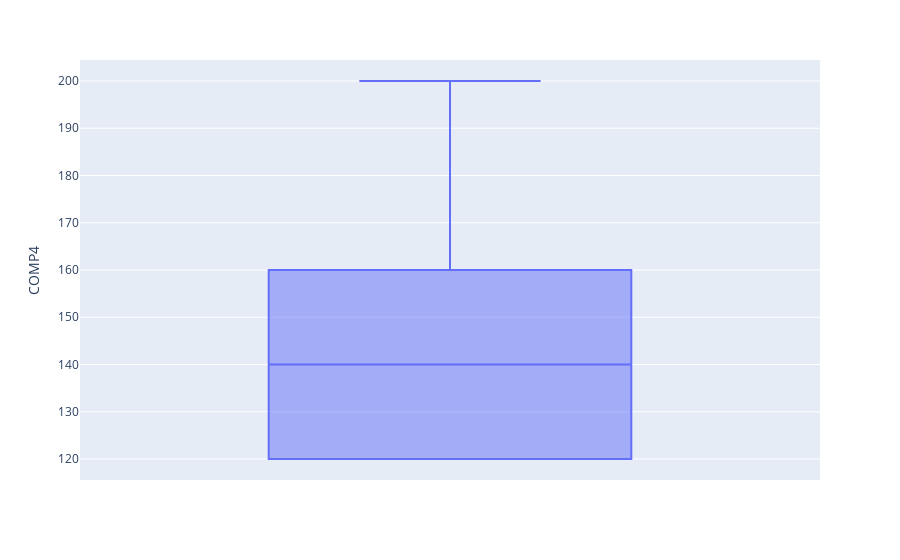

Here is the notebook cell this chart was saved with:
### Code cell
grafico = px.box(colegioy, y='COMP4')
grafico.show()

### Figure 1 — Plotly figure (JSON) as saved in the notebook; plotly's stock layout.template omitted (floating-point values rounded to 4 significant figures)
{"data": [{"alignmentgroup": "True", "hovertemplate": "COMP4=%{y}<extra></extra>", "legendgroup": "", "marker": {"color": "#636efa"}, "name": "", "notched": false, "offsetgroup": "", "orientation": "v", "showlegend": false, "type": "box", "x0": " ", "xaxis": "x", "y": [140, 160, 140, 180, 200, 120, 120, 180, 140, 120, 160, 160, 120, 140, 120, 160, 160, 140, 180, 160, 160, 160, 160, 120, 160, 120, 120, 120, 120, 140], "y0": " ", "yaxis": "y"}], "layout": {"boxmode": "group", "legend": {"tracegroupgap": 0}, "margin": {"t": 60}, "xaxis": {"anchor": "y", "domain": [0, 1]}, "yaxis": {"anchor": "x", "domain": [0, 1], "title": {"text": "COMP4"}}}}
